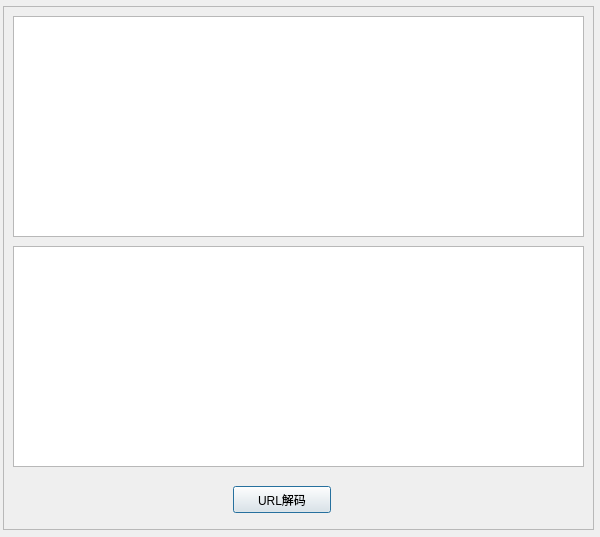
<?xml version="1.0" encoding="UTF-8"?>
<ui version="4.0">
 <class>urlTrans</class>
 <widget class="QDialog" name="urlTrans">
  <property name="geometry">
   <rect>
    <x>0</x>
    <y>0</y>
    <width>600</width>
    <height>537</height>
   </rect>
  </property>
  <property name="minimumSize">
   <size>
    <width>600</width>
    <height>537</height>
   </size>
  </property>
  <property name="windowTitle">
   <string>url转换工具</string>
  </property>
  <widget class="QFrame" name="frame">
   <property name="geometry">
    <rect>
     <x>3</x>
     <y>6</y>
     <width>591</width>
     <height>524</height>
    </rect>
   </property>
   <property name="frameShape">
    <enum>QFrame::StyledPanel</enum>
   </property>
   <property name="frameShadow">
    <enum>QFrame::Raised</enum>
   </property>
   <widget class="QPlainTextEdit" name="urlTransInput">
    <property name="geometry">
     <rect>
      <x>10</x>
      <y>10</y>
      <width>571</width>
      <height>221</height>
     </rect>
    </property>
   </widget>
   <widget class="QTextBrowser" name="urlTransOutput">
    <property name="geometry">
     <rect>
      <x>10</x>
      <y>240</y>
      <width>571</width>
      <height>221</height>
     </rect>
    </property>
   </widget>
   <widget class="QPushButton" name="btnDecode">
    <property name="geometry">
     <rect>
      <x>230</x>
      <y>480</y>
      <width>98</width>
      <height>27</height>
     </rect>
    </property>
    <property name="text">
     <string>URL解码</string>
    </property>
   </widget>
  </widget>
 </widget>
 <resources/>
 <connections/>
</ui>
